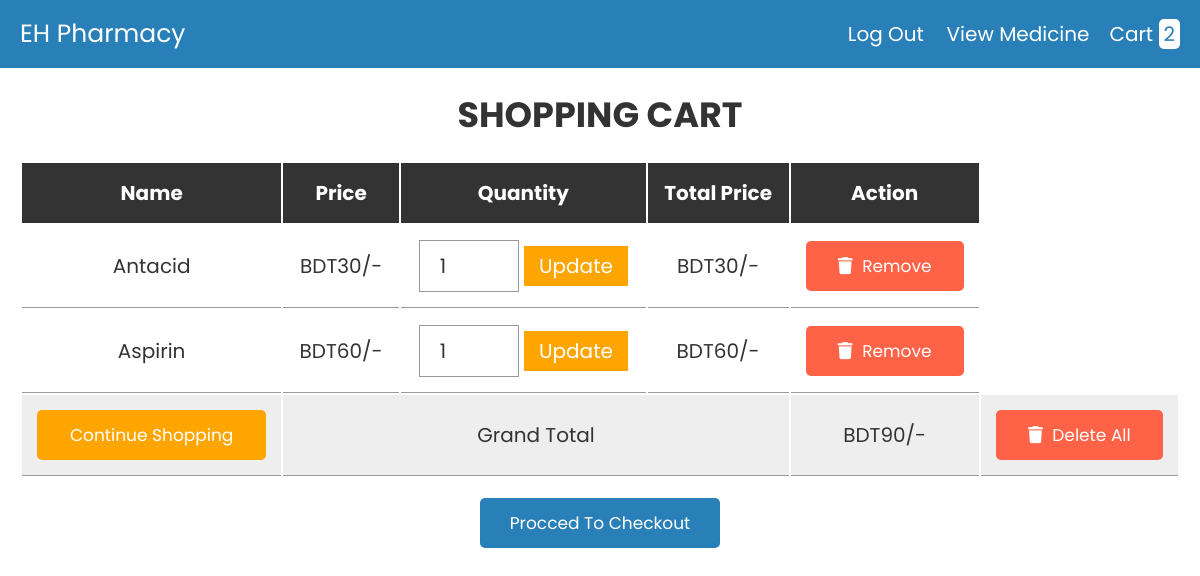
The app's page /medicine/cart.php with its own data.
### tables this page shows
CREATE TABLE `cart` (
  `id` int(255) NOT NULL,
  `exp_date` varchar(255) NOT NULL,
  `name` varchar(255) NOT NULL,
  `price` varchar(255) NOT NULL,
  `quantity` int(255) NOT NULL
);

### medicine/cart.php (the view, shortened to what this page needs)
<?php
@include 'config.php';
?>
<!DOCTYPE html>
<html lang="en">
<head>
   <link rel="stylesheet" href="https://cdnjs.cloudflare.com/ajax/libs/font-awesome/6.0.0/css/all.min.css">
   <link rel="stylesheet" href="css/style.css">
</head>
<body>
<?php include 'header.php'; ?>
<div class="container">
<section class="shopping-cart">
   <h1 class="heading">shopping cart</h1>
   <table>
      <thead>
         <th>name</th>
         <th>price</th>
         <th>quantity</th>
         <th>total price</th>
         <th>action</th>
      </thead>
      <tbody>
         <?php
         $select_cart = mysqli_query($conn, "SELECT * FROM `cart`");
         $grand_total = 0;
         if(mysqli_num_rows($select_cart) > 0){
            while($fetch_cart = mysqli_fetch_assoc($select_cart)){
         ?>
         <tr>
            <td><?php echo $fetch_cart['name']; ?></td>
            <td>BDT<?php echo number_format($fetch_cart['price']); ?>/-</td>
            <td>
               <form action="" method="post">
                  <input type="number" name="update_quantity" min="1"  value="<?php echo $fetch_cart['quantity']; ?>" >
                  <input type="submit" value="update" name="update_update_btn">
               </form>
            </td>
            <td>BDT<?php echo $sub_total = number_format($fetch_cart['price'] * $fetch_cart['quantity']); ?>/-</td>
            <td><a href="cart.php?remove=<?php echo $fetch_cart['id']; ?>" onclick="return confirm('remove item from cart?')" class="delete-btn"> <i class="fas fa-trash"></i> remove</a></td>
         </tr>
         <?php
           $grand_total += $sub_total;
            };
         };
         ?>
         <tr class="table-bottom">
            <td><a href="products.php" class="option-btn" style="margin-top: 0;">continue shopping</a></td>
            <td colspan="3">grand total</td>
            <td>BDT<?php echo $grand_total; ?>/-</td>
            <td><a href="cart.php?delete_all" onclick="return confirm('are you sure you want to delete all?');" class="delete-btn"> <i class="fas fa-trash"></i> delete all </a></td>
         </tr>
      </tbody>
   </table>
   <div class="checkout-btn">
      <a href="checkout.php" class="btn <?= ($grand_total > 1)?'':'disabled'; ?>">procced to checkout</a>
   </div>
</section>
</div>
</body>
</html>

### medicine/css/style.css (style rules this page uses)
:root { --blue:#2980b9; --red:tomato; --orange:orange; --black:#333; --white:#fff; --bg-color:#eee; --dark-bg:rgba(0,0,0,.7); --box-shadow:0 .5rem 1rem rgba(0,0,0,.1); --border:.1rem solid #999; }
* { font-family: 'Poppins', sans-serif; margin:0; padding:0; box-sizing: border-box; outline: none; border:none; text-decoration: none; text-transform: capitalize; }
html { font-size: 62.5%; overflow-x: hidden; }
.container { max-width: 1200px; margin:0 auto; }
section { padding:2rem; }
.heading { text-align: center; font-size: 3.5rem; text-transform: uppercase; color:var(--black); margin-bottom: 2rem; }
.btn, .option-btn, .delete-btn { display: block; width: 100%; text-align: center; background-color: var(--blue); color:var(--white); font-size: 1.7rem; padding:1.2rem 3rem; border-radius: .5rem; cursor: pointer; margin-top: 1rem; }
.option-btn i, .delete-btn i { padding-right: .5rem; }
.option-btn { background-color: var(--orange); }
.delete-btn { margin-top: 0; background-color: var(--red); }
.shopping-cart table { text-align: center; width: 100%; }
.shopping-cart table thead th { padding:1.5rem; font-size: 2rem; color:var(--white); background-color: var(--black); }
.shopping-cart table tr td { border-bottom: var(--border); padding:1.5rem; font-size: 2rem; color:var(--black); }
.shopping-cart table input[type="number"] { border: var(--border); padding:1rem 2rem; font-size: 2rem; color:var(--black); width: 10rem; }
.shopping-cart table input[type="submit"] { padding:.5rem 1.5rem; cursor: pointer; font-size: 2rem; background-color: var(--orange); color:var(--white); }
.shopping-cart table .table-bottom { background-color: var(--bg-color); }
.shopping-cart .checkout-btn { text-align: center; margin-top: 1rem; }
.shopping-cart .checkout-btn a { display: inline-block; width: auto; }

### records on screen
cart: name "Antacid", price "30", update_quantity "1"
cart: name "Aspirin", price "60", update_quantity "1"

### other values on screen
$row_count "2"
$grand_total "90"
